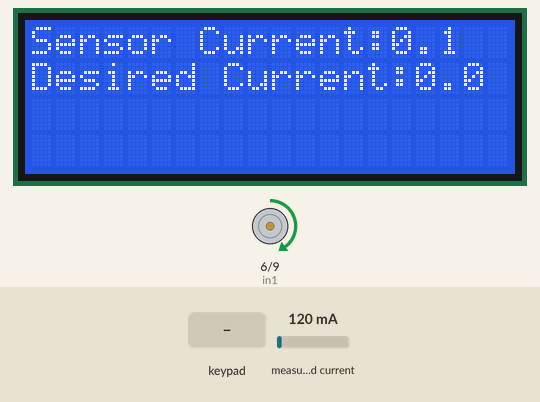
This sketch was run on a simulated Arduino Uno, built with avr-gcc and run on an emulated ATmega328P. Shown: 20×4 character LCD, motor-driver pin pairs drawn as motors (green arrow = first pin HIGH = forward, orange = second pin HIGH = backward, longer = more drive). The inputs (shaded band) are chosen by the test bench; at power-on: measured current 120 mA.

Above: at 1.2 s.
1.3 s: key 'A' pressed
At 2.5 s:
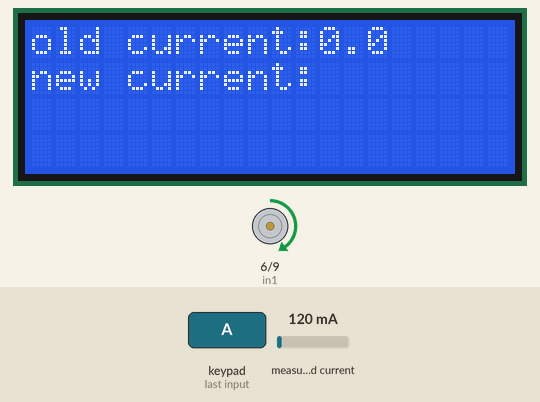
2.9 s: keypad keys 5 4 3 2 # pressed 0.4 s apart
At 5.4 s:
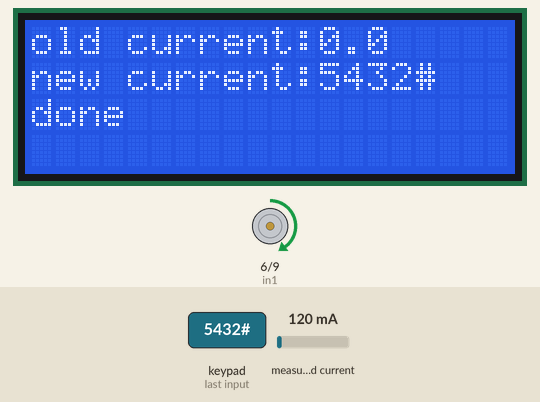
7.8 s: key 'B' pressed
At 8.3 s:
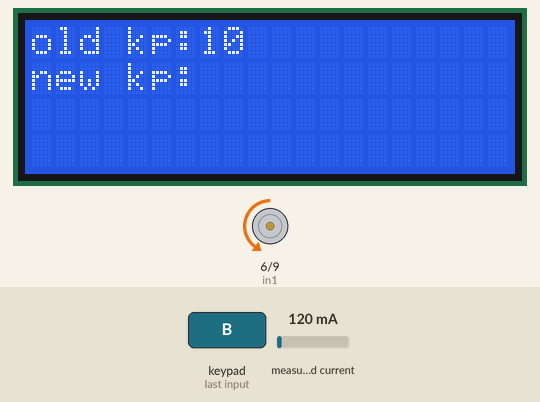
9.5 s: keypad keys 5 4 3 2 A pressed 0.4 s apart
At 12.0 s:
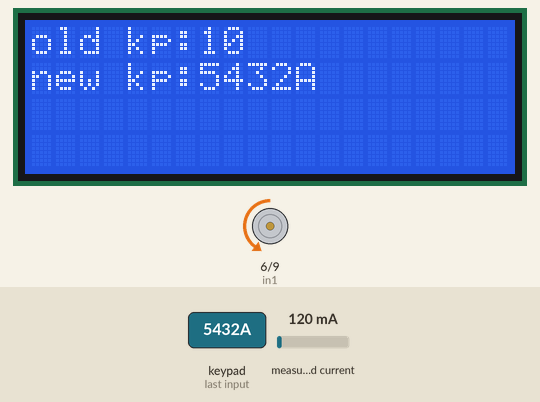
13.0 s: key 'C' pressed
14.5 s: keypad keys 5 4 3 2 D pressed 0.4 s apart
At 17.0 s:
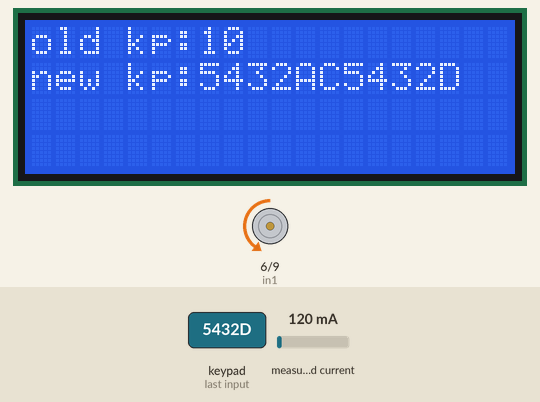
Timing chart, 0 to 18.5 s (numbered marks = the images above; inputs shaded):
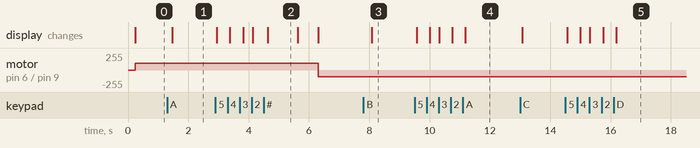

The sketch:

code.ino
```cpp
#include <Keypad.h>
#include <LiquidCrystal.h>
#include "EmonLib.h"                   // Include Emon Library

EnergyMonitor emon1;

#define LEFT 0
#define RIGHT 1
#define STOP 2

const byte numRows= 4; //number of rows on the keypad
const byte numCols= 4; //number of columns on the keypad

char keymap[numRows][numCols] ={{'1', '2', '3', 'A'},
                                {'4', '5', '6', 'B'},
                                {'7', '8', '9', 'C'},
                                {'.', '0', '#', 'D'}};

const byte rowPins[numRows] = {5,4,3,2}; //Rows 0 to 3
const byte colPins[numCols]= {A2,A3,A4,A5}; //Columns 0 to 3


const int in1 = 6;
const int in2 = 9;

String data = "";
int kp=10;
int kd=1;

float desiredCurrent = 0;
float lastError = 0.0;
char keypressed;

Keypad myKeypad= Keypad(makeKeymap(keymap), rowPins, colPins, numRows, numCols);
LiquidCrystal lcd(7, 8, 13, 12, 11, 10);          //12,11,5,4,3,2

void setup()
{
//  Serial.begin(9600);
  lcd.begin(20,4);
  emon1.current(0, 2.84);
  pinMode(in1,OUTPUT);
  pinMode(in2,OUTPUT);
  digitalWrite(in1,LOW);
  digitalWrite(in2,LOW);
}

void loop()
{
  keypressed = myKeypad.getKey();

  if (keypressed != NO_KEY)
  {
    //press A button on keypad
    if(keypressed=='A')
      A_key_function();

    //press B button on keypad
    else if(keypressed=='B')
      B_key_function();

    //press C button on keypad
    else if(keypressed=='C')
      C_key_funtion();

    //press C button on keypad
    else if(keypressed=='D')
      D_key_funtion();
   }
   else
   {
    calculatePD();
   }
}

void rotateMotor(unsigned char dir,int i)
{
  if (dir == 0)
  {
    analogWrite(in1,i);
    digitalWrite(in2,LOW);
  }
  else if(dir == 1)
  {
    digitalWrite(in1,LOW);
    analogWrite(in2,i);
  }
  else
  {
    digitalWrite(in1,LOW);
    digitalWrite(in2,LOW);
  }
}

void calculatePD()
{
  double sensorCurrent = emon1.calcIrms(1480);
  sensorCurrent = sensorCurrent - 0.01;

  double error = desiredCurrent - sensorCurrent;
  double pd = (kp*error + kd*(error-lastError));
  lastError = error;

  lcd.setCursor(0,0);
  lcd.print(F("Sensor Current:"));
  lcd.setCursor(15,0);
  lcd.print(sensorCurrent,1);

  lcd.setCursor(0,1);
  lcd.print(F("Desired Current:"));
  lcd.setCursor(16,1);
  lcd.print(desiredCurrent,1);

  if(pd >= 1.1)             //1.5
  {
    rotateMotor(RIGHT,100);
//    lcd.setCursor(0,3);
//    lcd.print(F("rotate clockwise"));
  }
  if(pd <= -1.1)            //-1.5
  {
    rotateMotor(LEFT,100);
//    lcd.setCursor(0,3);
//    lcd.print(F("rotate anti clockwise"));
  }
  if((pd > -1.1 && pd < 0) || (pd < 1.1 && pd >0))
  {
    rotateMotor(STOP,0);
//    lcd.setCursor(0,3);
//    lcd.print(F("stop"));
  }
}


void A_key_function()
{
  int i = 11;
  delay(100);

  lcd.clear();
  lcd.setCursor(0,0);
  lcd.print(F("old current:"));
  lcd.setCursor(12,0);
  lcd.print(desiredCurrent,1);
  lcd.setCursor(0,1);
  lcd.print(F("new current:"));

  while(1)
  {
    //use matrix keys to set new current
    keypressed = myKeypad.getKey();
    if (keypressed != NO_KEY)
    {
       //put pressed key value into string
      data += keypressed;
      i++;
      //show the value in monitor
      lcd.setCursor(i,1);
      lcd.print(keypressed);
      if(keypressed == '#')
      {
        desiredCurrent = data.toFloat();
        lcd.setCursor(0,2);
        lcd.print(F("done"));
        delay(1000);
        data = "";
        break;
      }
    }
  }
  lcd.clear();
  delay(500);
}

void B_key_function()
{
  int i = 6;
  delay(100);

  lcd.clear();
  lcd.setCursor(0,0);
  lcd.print(F("old kp:"));
  lcd.setCursor(7,0);
  lcd.print(kp);
  lcd.setCursor(0,1);
  lcd.print(F("new kp:"));

  while(1)
  {
     //use matrix keys to set new kp
     keypressed = myKeypad.getKey();
     if (keypressed != NO_KEY)
      {
        //put pressed key value into string
        data += keypressed;
        i++;
        //show the value in monitor
        lcd.setCursor(i,1);
        lcd.print(keypressed);
        //if # character is pressed then set the new kd value
        if(keypressed == '#')
        {
            kp = data.toInt();
            lcd.setCursor(0,2);
            lcd.print(F("done"));
            delay(1000);
            data = "";
            break;
        }
    }
  }
  lcd.clear();
  delay(500);
}

void C_key_funtion()
{
  int i = 6;
  delay(100);

  lcd.clear();
  lcd.setCursor(0,0);
  lcd.print(F("old kd:"));
  lcd.setCursor(7,0);
  lcd.print(kd);
  lcd.setCursor(0,1);
  lcd.print(F("new kd:"));

  while(1)
  {
     //use matrix keys to set new kp
     keypressed = myKeypad.getKey();
     if (keypressed != NO_KEY)
     {
        //put pressed key value into string
        data += keypressed;
        i++;
        //show the value in monitor
        lcd.setCursor(i,1);
        lcd.print(keypressed);
        //if # character is pressed then set the new kd value
        if(keypressed == '#')
        {
            kd = data.toInt();
            lcd.setCursor(0,2);
            lcd.print(F("done"));
            delay(1000);
            data = "";
            break;
        }
     }
  }
  lcd.clear();
  delay(500);
}

void D_key_funtion()
{
  lcd.clear();
  lcd.setCursor(0,0);
  lcd.print(F("code is developed by"));
  lcd.setCursor(0,1);
  lcd.print(F("Debasish Dev,EEE-12"));
  lcd.setCursor(0,2);
  lcd.print(F("RUET"));
  lcd.setCursor(0,3);
  lcd.print(F("blackviper065@gmail.com"));

  delay(5000);
  lcd.clear();
}
```

Measured:
- after the input at 1.3 s, the display: changes after 0.16 s (image 1)
- after the input at 2.9 s, motor on pin 6 (in1) / pin 9 (in2): forward 100/255 → backward 100/255 after 3.4 s; the display: first changes at once (image 2 shows a later state)
- after the input at 7.8 s, the display: changes after 0.28 s (image 3)
- after the input at 9.5 s, the display: first changes after 0.07 s (image 4 shows a later state)
- after the input at 14.5 s, the display: first changes after 0.07 s (image 5 shows a later state)
- what the display in image 2 shows lasts 1.0 s, from 4.6 s to 5.6 s
